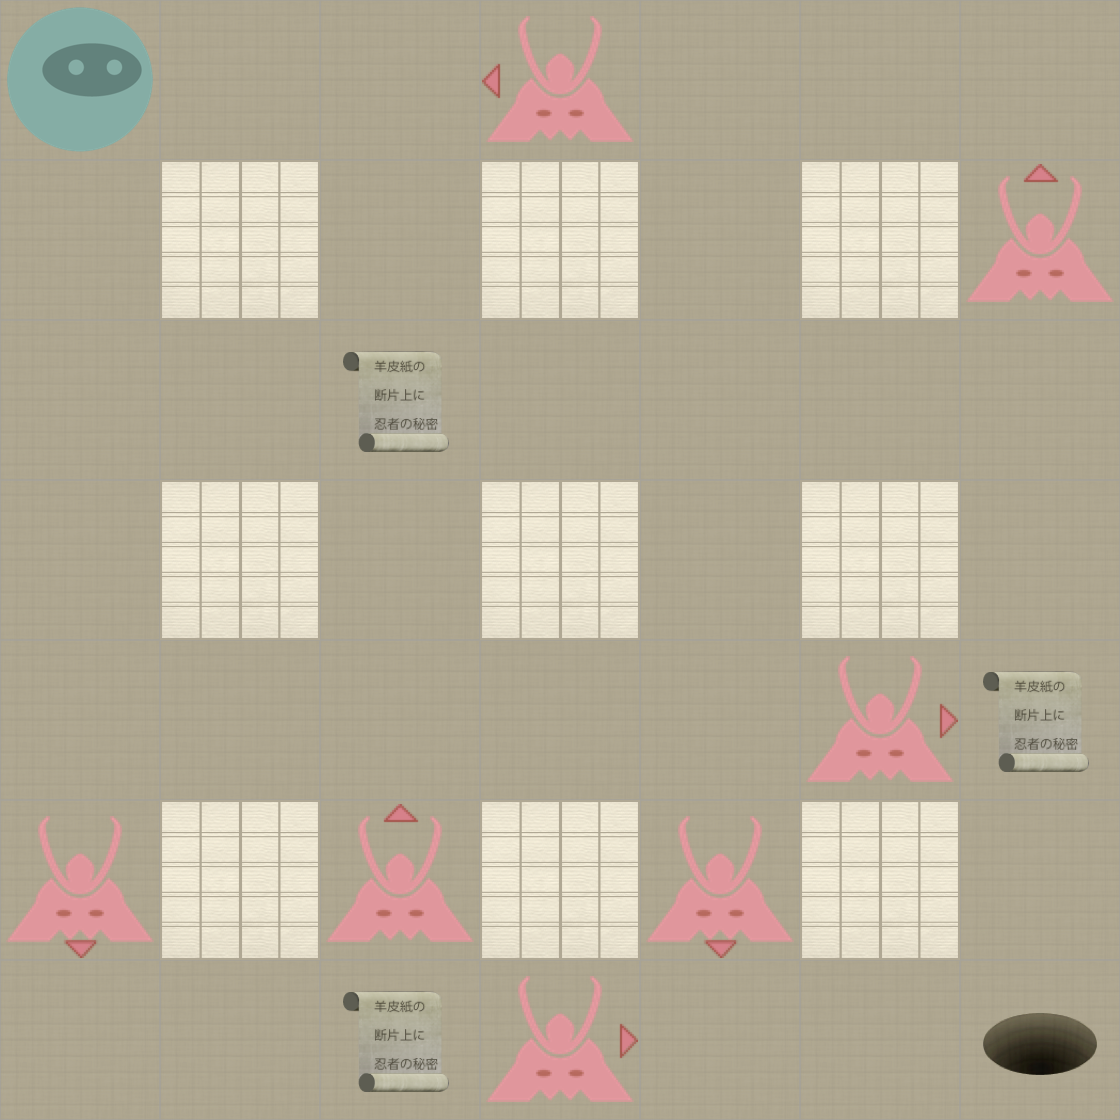

Tiled map render using the project's own tile images. Description and the map definition, with tile-layer contents summarised, below:
An orthogonal 7x7 tile map with 160x160 px tiles, 2 tile layers (Level, Actors).

<map version="1.0" orientation="orthogonal" width="7" height="7" tilewidth="160" tileheight="160">
 <properties>
  <property name="moves" value="12" />
 </properties>
 <tileset firstgid="1" name="tiles" tilewidth="160" tileheight="160" spacing="2" margin="2">
  <image source="tiles-ipadhd.png" width="1024" height="1024" />
  <tile id="0">
   <properties>
    <property name="actor" value="exit" />
   </properties>
  </tile>
  <tile id="2">
   <properties>
    <property name="actor" value="guard" />
    <property name="direction" value="down" />
   </properties>
  </tile>
  <tile id="3">
   <properties>
    <property name="actor" value="guard" />
    <property name="direction" value="left" />
   </properties>
  </tile>
  <tile id="4">
   <properties>
    <property name="actor" value="guard" />
    <property name="direction" value="right" />
   </properties>
  </tile>
  <tile id="5">
   <properties>
    <property name="actor" value="guard" />
    <property name="direction" value="up" />
   </properties>
  </tile>
  <tile id="7">
   <properties>
    <property name="actor" value="player" />
   </properties>
  </tile>
  <tile id="8">
   <properties>
    <property name="actor" value="scroll" />
   </properties>
  </tile>
  <tile id="9">
   <properties>
    <property name="wall" value="1" />
   </properties>
  </tile>
 </tileset>
 <layer name="Level" width="7" height="7">
  <data>[49 cells, 49 non-empty, 2 distinct tile ids]</data>
 </layer>
 <layer name="Actors" width="7" height="7">
  <data>[49 cells, 12 non-empty, 7 distinct tile ids]</data>
 </layer>
</map>
